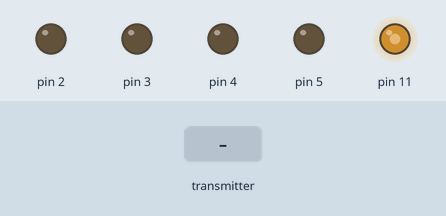
Recording of a sketch running on a simulated Arduino Uno, built with avr-gcc and run on an emulated ATmega328P. Parts: output pins drawn as LEDs (lit = HIGH). Inputs (shaded band) come from the test bench. No radio packets arrive unless stated; what the sketch prints to the serial monitor is not drawn.

Above: at 1.2 s.
1.3 s: the transmitter starts sending G1.0 = 256
At 1.44 s:
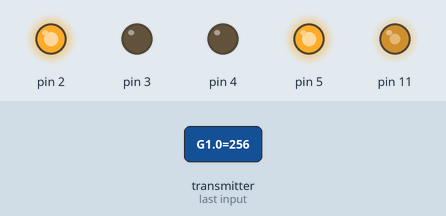
3.0 s: the transmitter starts sending G1.0 = 0
At 3.17 s:
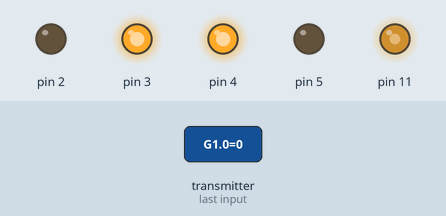
4.8 s: the transmitter starts sending G1.0 = 512
At 5.0 s:
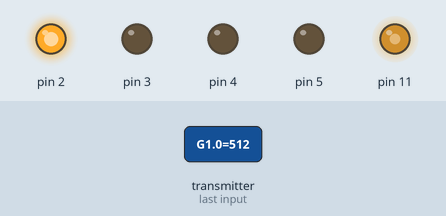
Timing chart, 0 to 7.8 s (numbered marks = the images above; inputs shaded):
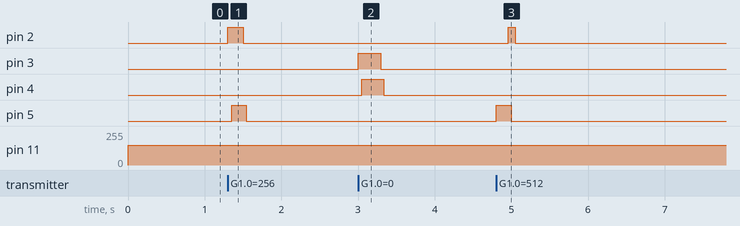

Measured:
- after the input at 1.3 s, pin 2: LOW → HIGH at once, → LOW 0.20 s later; pin 5: LOW → HIGH after 0.05 s, → LOW 0.19 s later
- after the input at 3.0 s, pin 3: LOW → HIGH at once, → LOW 0.29 s later; pin 4: LOW → HIGH after 0.05 s, → LOW 0.28 s later
- after the input at 4.8 s, pin 2: LOW → HIGH after 0.16 s, → LOW 0.09 s later; pin 5: LOW → HIGH at once, → LOW 0.20 s later

The sketch:

Wireless_comm_Recieve.ino
```cpp
#include "Arduino.h"
#include <SPI.h>
#include <RF24.h>
#include <Wire.h>


RF24 radio(7, 8);

byte addresses[][6] = {"1Node", "2Node"};

int data,a=1,i=0,c,d,j=0;


void setup() {
  Serial.begin(9600);
 // Serial.println("THIS IS THE TRANSMITTER CODE - YOU NEED THE OTHER ARDIUNO TO SEND BACK A RESPONSE");

  pinMode(2,OUTPUT);
  pinMode(3,OUTPUT);
  pinMode(5,OUTPUT);
  pinMode(4,OUTPUT);
  //pinMode(A0,OUTPUT);
  pinMode(11,OUTPUT);
  radio.begin();

  radio.setPALevel(RF24_PA_MIN);

 // radio.setDataRate(RF24_2MBPS);

  //radio.setChannel(124);

  radio.openReadingPipe(1,addresses[1]);

}

  void loop(){
//analogWrite(A0,150);
analogWrite(11,150);
  radio.startListening();

 // int G2;

  if(radio.available())
  {int G1[4];
    radio.read( &G1, sizeof(G1) );

  if(a==1)
  {
    --a;
    c=G1[0];
    c=constrain(c,0,90);
    Serial.print("Slave1: ");
    Serial.print(c);
    Serial.println();
    if(c>i)
     {
      while(c!=i)
        {
          digitalWrite(2,HIGH);
          digitalWrite(3,LOW);
          ++i;//Serial.print("NO");
        }
     }
    else if(i>c)
     {
      while(c!=i)
        {
          digitalWrite(2,LOW);
          digitalWrite(3,HIGH);
          --i;//Serial.print("YES");
        }
     }
    else
     {
      digitalWrite(2,LOW);
      digitalWrite(3,LOW);
      //Serial.print("NIL");
     }
     i=c;
   }
  else if(a==0)
   {
    Serial.print("Slave2: ");++a;
    d=G1[0];
    d=constrain(d,0,90);
    Serial.print(d);
    Serial.println();
  if(d>j)
   {
      while(d!=j)
       {
          digitalWrite(5,HIGH);
          digitalWrite(4,LOW);
          ++j;Serial.print("NO");
       }
   }
  else if(j>d)
   {
    while(d!=j)
      {
       digitalWrite(5,LOW);
       digitalWrite(4,HIGH);
       --j;Serial.print("YES");
      }
   }
  else
   {
    digitalWrite(5,LOW);
    digitalWrite(4,LOW);
    Serial.print("NIL");
   }
     j=d;
 }
  else
  Serial.print("Invalid: ");
  Serial.println(G1[0]);
  Serial.println(G1[1]);
//  radio.read( &G2, sizeof(int) );
//   Serial.print("Slave2: ");
//  Serial.println(G2);
}


  //delay(1000);

}
```
